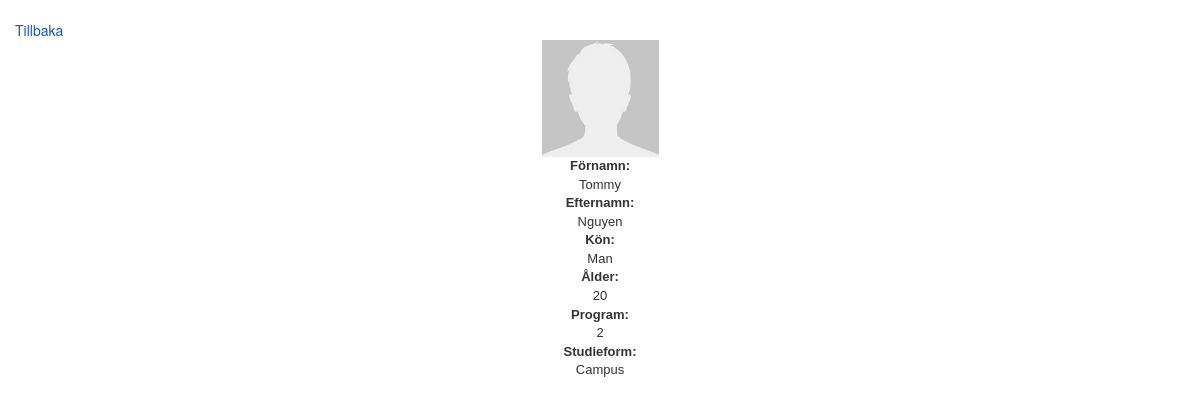
/Feed/index.php?profile&id=37 (signed in), run on the app's committed database.
### tables this page shows
CREATE TABLE IF NOT EXISTS `userdetails` (
  `userDetailid` int(11) NOT NULL AUTO_INCREMENT,
  `UserId` int(11) NOT NULL,
  `firstname` varchar(50) NOT NULL,
  `lastname` varchar(50) NOT NULL,
  `sex` varchar(10) NOT NULL,
  `birthday` date DEFAULT NULL,
  `schoolForm` varchar(50) NOT NULL,
  `ProgramId` int(11) NOT NULL,
  PRIMARY KEY (`userDetailid`),
  KEY `UserId` (`UserId`),
  KEY `ProgramId` (`ProgramId`)
);

### Feed/View/ProfileView.php (the view, shortened to what the rows shown need)
<?php
require_once('View/BaseView.php');
require_once('Model/LoginModel.php');
class ProfileView extends BaseView
{
  private $imagesModel;
  private $pic;
  function __construct()
  {
    $this->imagesModel = new ImagesModel();
    $this->loginModel = new LoginModel();
  }
 public function userProfile($msg = '') {
    $Images = glob("imgs/*.*");
    $html = '<!DOCTYPE html>
        <html>
        <head>
        <meta charset="utf-8">
        <link rel="stylesheet" type="text/css" href="css/custom.css" />
        <meta name="viewport" content="width=device-width, initial-scale=1">
        <title>LSN</title>
        </head>
        <body>
        <div class="container">
        </br>
        <a href="?">Tillbaka</a>
        ';
    $html .= '<div id="imgContainer">';
    if ($this->loginModel->getId() == $this->getId()) {
       $html .= "
        <br><br>
        <nav class='navbar navbar-default' role='navigation'>
        <div class='navbar-header'>
          <button type='button' class='navbar-toggle' data-toggle='collapse'
             data-target='#example-navbar-collapse'>
             <span class='sr-only'>Toggle navigation</span>
             <span class='icon-bar'></span>
             <span class='icon-bar'></span>
             <span class='icon-bar'></span>
          </button>
       </div>
       <div class='collapse navbar-collapse' id='example-navbar-collapse'>
          <ul class='nav navbar-nav'>
             <li><a name='changePassword' href='?" . $this->changePasswordLocation . "'>Ändra lösenord</a></li>
          </ul>
       </div>
    </nav>";
    $html .='<form  class="form-horizontal" enctype="multipart/form-data" action="" method="post" name="image_upload_form" id="image_upload_form">';
    foreach ($Images as $value) {
      $img = $this->imagesModel->getImages($this->loginModel->getId());
      $removeImg = $this->imagesModel->getImgToRemove(basename($value));
      if ($img->getImgName() == basename($value)) {
          $html .= '<div id="imgArea"><img src="'.$value.'">';
          $this->pic = $value;
      }
    }
    $user = $this->loginModel->GetUserProfileDetails($this->getId());
    if(basename($this->pic) === "" && $user->getSex() == "Man")
    {
      $html .= '<div id="imgArea"><img src="img/default.jpg">';
    }
    else if(basename($this->pic) === "" && $user->getSex() == "Kvinna")
    {
      $html .= '<div id="imgArea"><img src="img/kvinna.png">';
    }
    $html .= '<div class="progressBar">
        <div class="bar"></div>
        <div class="percent">0%</div>
      </div>
      <div id="imgChange"><span>Bläddra</span></br>
        <input type="File" accept="imgs/*" name="image_upload_file" id="image_upload_file">
        <input type="submit" name="change" value="Byt" class="btn btn-info" id="change">
        <input type="submit" name="default" value="Ändra till standard" class="btn btn-info" id="default">
      </div>
    </div><br/><br/>
    <br/><br/><br/>
    <br/><br/></form>
</div>';
            $age = "";
            $sex = $user->getSex();
            $birthday = $user->getBirthday();
            $studyForm = $user->getSchoolForm();
            $institute = $user->getInstitute();
            $email = $user->getEmail();
            $firstName = htmlspecialchars($user->getfName());
            $lastName = htmlspecialchars($user->getlName());
            if (empty($birthday) == false)
            {
                $age = $this->calculateAge($user->getBirthday());
            }
            $html .=    "<form action='' class='form-horizontal' method=post enctype=multipart/form-data>
                       <fieldset>
                       $this->message
                 <div class='form-group'>
                  <label class='col-sm-2 control-label1' for='$this->fNameLocation'>Förnamn: </label>
                  <div class='col-sm-10'>
                  <div style='color: #FF0000;'>*</div>
                    <input id='fName' class='form-control1'  name='$this->fNameLocation' value='" . $firstName . "' type='text' size='20' maxlength='20'/>
                  </div>
                </div>
                 <div class='form-group'>
                  <label class='col-sm-2 control-label1' for='$this->lNameLocation'>Efternamn: </label>
                  <div class='col-sm-10'>
                  <div style='color: #FF0000;'>*</div>
                    <input id='lName' class='form-control1'  name='$this->lNameLocation' value='". $lastName . "' type='text' size='20' maxlength='20'/>
                  </div>
                </div>
                <div class='form-group'>
                  <label class='col-sm-2 control-label1' for='$this->sexLocation'>Kön: </label>
                  <div class='col-sm-10'>
                  <div style='color: #FF0000;'>*</div>";
                  if ($sex == "Man")
                  {
                    $html .= "
                    <select name='$this->sexLocation'>
                    <option value=''>VÄLJ KÖN</option>
                  <option value='Man' selected>Man</option>
                  <option value='Kvinna'>Kvinna</option>
                </select>
                    </div>
                  </div>";
              }
              else
              {
                                   $html .= "
                    <select name='$this->sexLocation'>
                    <option value=''>VÄLJ KÖN</option>
                  <option value='Man'>Man</option>
                  <option value='Kvinna' selected>Kvinna</option>
                </select>
                    </div>
                  </div>";
              }
              if ($birthday == "0000-00-00")
              {
                  $birthday = "";
              }
                $html .= "<div class='form-group'>
                  <label class='col-sm-2 control-label1' for='$this->birthdayLocation'>Födelsedag: </label>
                  <div class='col-sm-10'>
                  <input id='birthday' name='$this->birthdayLocation' type='date' value='" . $birthday . "' placeholder='1992-05-12'/>
              </div>
                </div>";
                if ($studyForm == "Campus") {
                  $html .= "<div class='form-group'>
                  <label class='col-sm-2 control-label1' for='$this->schoolLocation'>Välj din studieform: </label>
                  <div class='col-sm-10'>
                  <div style='color: #FF0000;'>*</div>
                  <select name='$this->schoolLocation'>
                  <option value=''>VÄLJ STUDIEFORM</option>
                <option value='Campus' selected>Campus</option>
                <option value='Distans'>Distans</option>
              </select>
                  </div>
                </div>";
              }
              else
              {
                  $html .= "<div class='form-group'>
                          <label class='col-sm-2 control-label1' for='$this->schoolLocation'>Välj din studieform: </label>
                          <div class='col-sm-10'>
                          <div style='color: #FF0000;'>*</div>
                          <select name='$this->schoolLocation'>
                          <option value=''>VÄLJ STUDIEFORM</option>
                        <option value='Campus'>Campus</option>
                        <option value='Distans' selected>Distans</option>
                      </select>
                          </div>
                        </div>";
              }
              if ($institute == "2")
              {
                  $html .= "<div class='form-group'>
                  <label class='col-sm-2 control-label1' for='$this->instituteLocation'>Vad läser du för program? </label>
                  <div class='col-sm-10'>
                  <div style='color: #FF0000;'>*</div>
                  <select name='$this->instituteLocation'>
                  <option value=''>VÄLJ PROGRAM</option>
                <option value='2' selected>Utveckling av digitala tjänster</option>
                <option value='1'>Webbprogrammering</option>
                <option value='3'>Iteraktionsdesign</option>
              </select>
                  </div>
                </div>";
              }
              else if ($institute == "1")
              {
                  $html .= "<div class='form-group'>
                  <label class='col-sm-2 control-label1' for='$this->instituteLocation'>Vad läser du för program? </label>
                  <div class='col-sm-10'>
                  <div style='color: #FF0000;'>*</div>
                  <select name='$this->instituteLocation'>
                  <option value=''>VÄLJ PROGRAM</option>
                <option value='2'>Utveckling av digitala tjänster</option>
                <option value='1' selected>Webbprogrammering</option>
                <option value='3'>Iteraktionsdesign</option>
              </select>
                  </div>
                </div>";
              }
              else
              {
                  $html .= "<div class='form-group'>
                  <label class='col-sm-2 control-label1' for='$this->instituteLocation'>Vad läser du för program? </label>
                  <div class='col-sm-10'>
                  <div style='color: #FF0000;'>*</div>
                  <select name='$this->instituteLocation'>
                  <option value=''>VÄLJ PROGRAM</option>
                <option value='2'>Utveckling av digitala tjänster</option>
                <option value='1'>Webbprogrammering</option>
                <option value='3' selected>Iteraktionsdesign</option>
              </select>
                  </div>
                </div>";
              }
              $html .= "<div class='form-group'>
                   <div class='col-sm-offset-2'>
                   <input type='hidden' name='CSRFToken' value='" . Token::generate() . "' />
                   <input class='btn btn-default' name='$this->editProfileLocation' type='submit' value='Redigera användaruppgifter' />
                 </div>
               </div>
             </fieldset>
             </form>";
        }
        else
        {
         $user = $this->loginModel->GetUserProfileDetails($this->getId());
          if(basename($this->pic) === "" && $user->getSex() == "Man")
          {
            $html .= '<div id="imgArea"><img src="img/default.jpg">';
          }
         else if(basename($this->pic) === "" && $user->getSex() == "Kvinna")
         {
           $html .= '<div id="imgArea"><img src="img/kvinna.png">';
         }
            $birthday = $user->getBirthday();
            $age = "";
            if ($birthday != "0000-00-00")
            {
              $age = $this->calculateAge($birthday);
            }
            $html .= '
            <strong>Förnamn:</strong> <br>' . $user->getfName() . '<br>
            <strong>Efternamn:</strong> <br>' . $user->getlName() . ' <br>
            <strong>Kön:</strong> <br> '  . $user->getSex() .  ' <br>
            <strong>Ålder:</strong> <br> ' . $age . ' <br>
            <strong>Program:</strong> <br> ' . $user->getInstitute() . ' <br>
            <strong>Studieform:</strong> ' . $user->getSchoolForm();
        $html .='</div>
                </div>
                </div>
        </body>
        </html>';
      }
      return $html;
  }
  public function RenderUserProfile($errorMessage = '') {
    $userProfile = $this->userProfile($errorMessage);
    return $userProfile;
  }
  public function calculateAge($birthdate)
  {
    $birthday = new DateTime($birthdate);
    $today   = new DateTime('today');
    return $age = $birthday->diff($today)->y;
  }
}

### data on the page
userdetails: firstname "Tommy", lastname "Nguyen", sex "Man", birthday "20", ProgramId "2", schoolForm "Campus"
